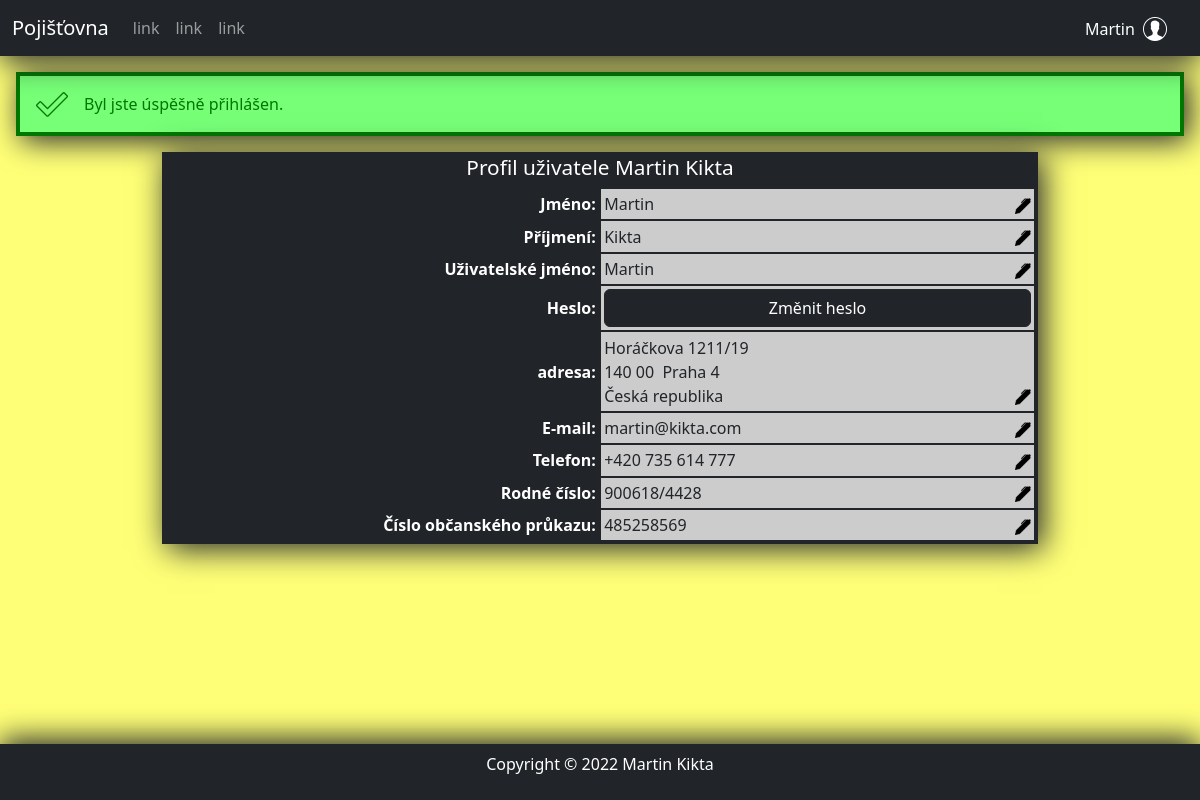
The page /profile/135 (signed in) on the database its author committed.
### tables this page shows
CREATE TABLE `users` (
  `users_id` int(11) NOT NULL,
  `user_name` varchar(40) NOT NULL,
  `password` varchar(255) NOT NULL,
  `admin` tinyint(1) NOT NULL
);

CREATE TABLE `persons` (
  `persons_id` int(11) NOT NULL,
  `first_name` varchar(40) NOT NULL,
  `last_name` varchar(40) NOT NULL,
  `date_of_birth` date NOT NULL,
  `contact` int(11) NOT NULL,
  `address` int(11) DEFAULT NULL,
  `user` int(11) DEFAULT NULL,
  `identity_card_number` varchar(10) NOT NULL,
  `national_id_number` varchar(10) NOT NULL
);

### index.php (called while the page is built, shortened)
<?php
    $router = new RouterController();
    $router->work(array($_SERVER['REQUEST_URI']));
    $router->writeView();

### Controllers/ProfileController.php (called while the page is built, shortened)
<?php
class ProfileController extends Controller
{
    public PersonManager $personManager;
    public ContactManager $contactManager;
    public AddressManager $addressManager;
    public UserManager $userManager;
    public AreaCodeManager $areaCodeManager;
    public StateManager $stateManager;
    public function work($parameters): void
    {
        $this->personManager = new PersonManager();
        $this->contactManager = new ContactManager();
        $this->areaCodeManager = new AreaCodeManager();
        $this->addressManager = new AddressManager();
        $this->stateManager = new StateManager();
        $this->userManager = new UserManager();
        if (isset($parameters[0]) && is_numeric($parameters[0])) {
            $personId = $parameters[0];
            $this->person = $this->getAllclientData($personId);
        } else {
            $this->redirect("chyba");
        }
        $user = $this->userManager->getLoggedUser();
    }
    public function getAllclientData($personId): array
    {
        try {
            $person = $this->personManager->getPerson($personId, "*");
            $contact = $this->contactManager->getContact($person["contact"], "*");
            $areaCode = $this->areaCodeManager->getAreaCode($contact["area_code"], "*");
            $address = $this->addressManager->getAddress($person["address"], "*");
            $state = $this->stateManager->getState($address["state"]);
            if ($person["user"]) {
                $user = $this->userManager->getUser($person["user"], "*");
            } else {
                $user = array("user_name" => "");
            }
            $address["ZIP"] = Formater::formatZIP($address["ZIP"]);
            $contact["phone"] = Formater::formatPhoneNumber($contact["phone"]);
            $contact["area_code"] = $contact["phone"];
            $person["national_id_number"] = Formater::formatNationalIdNumber($person["national_id_number"]);
            return array_merge($person, $contact, $areaCode, $address, $state, $user);
        } catch (Exception $error) {
            $this->addMessage($error->getCode() . "Nepodařilo se načíst data!", TypeOfMessage::ERROR);
            $this->redirect("chyba");
        }
    }
}

### Models/UserManager.php (called while the page is built, shortened)
<?php
    class UserManager
    {
        public function getLoggedUser() : ?array
        {
            if (isset($_SESSION['user']))
                return $_SESSION['user'];
            return null;
        }
        public function getUser(int $id, ...$columns ) : ?array{
            $columns=implode(", ", $columns);
            $user=Mysql::oneRow(
                "SELECT ".$columns." FROM users
                WHERE users_id = ?",
                array($id),
                PDO::FETCH_ASSOC
            );
            return (empty($user)) ? null : $user;
        }
    }

### Models/Mysql.php (called while the page is built, shortened)
<?php
  class Mysql{
    public static PDO $connection;
    private static array $settings = array(
      PDO::ATTR_ERRMODE => PDO::ERRMODE_EXCEPTION,
      PDO::MYSQL_ATTR_INIT_COMMAND => "SET NAMES utf8",
      PDO::ATTR_EMULATE_PREPARES => false,
    );
    public static function connect(string $host, string $user, string $password, string $databaze) : void
    {
      if (!isset(self::$connection)){
        self::$connection = @new PDO(
          "mysql:host=$host;dbname=$databaze",
          $user,
          $password,
          self::$settings
        );
      }
    }
    public static function oneRow(string $query, array $parameters = array(), $mode = PDO::FETCH_DEFAULT) : array|bool{
      $return = self::$connection->prepare($query);
      $return->execute($parameters);
      return $return->fetch($mode);
    }
  }

### Controllers/RouterController.php (called while the page is built, shortened)
<?php
    class RouterController extends Controller
    {
        protected Controller $controller;
        public function work(array $parameters) : void
        {
            $devidedPath = $this->parseURL($parameters[0]);
            $classOfController = $this->dashesToCamelCase(array_shift($devidedPath)) . 'Controller';
            if (file_exists('Controllers/' . $classOfController . '.php'))
                $this->controller = new $classOfController;
            else
                $this->redirect('error');
            $this->controller->work($devidedPath);
        }
        private function parseURL(string $url) : array
        {
            $parsedURL = parse_url($url);
            $parsedURL["path"] = ltrim($parsedURL["path"], "/");
            $parsedURL["path"] = trim($parsedURL["path"]);
            $devidedPath = explode("/", $parsedURL["path"]);
            return $devidedPath;
        }
        private function dashesToCamelCase(string $text) : string
        {
            $sentence = str_replace('-', ' ', $text);
            $sentence = ucwords($sentence);
            $sentence = str_replace(' ', '', $sentence);
            return $sentence;
        }
    }

### Models/PersonManager.php (called while the page is built, shortened)
<?php
class personManager
{
    public function getPerson(int $id, ...$columns) : ?array
    {
        $columns=implode(", ", $columns);
        try {
            $person = Mysql::oneRow('SELECT '.$columns.' FROM persons
                WHERE persons_id = ?;',
                array($id), PDO::FETCH_ASSOC
            );
        } catch (Exception $error) {
            throw new UserException('Došlo k chybě databáze.', 40901);
        }
        return (empty($person)) ? null : $person;
    }
}

### Models/Formater.php (called while the page is built, shortened)
<?php
class Formater{
    public static function formatNationalIdNumber(string $nationalIdNumber) : string
    {
        $beforeSlash=mb_substr($nationalIdNumber, 0,6);
        $afterSlash=mb_substr($nationalIdNumber, 6,4);
        return $beforeSlash."/".$afterSlash;
    }
}

### Views/profile.phtml (the view, shortened to what this page needs)
<div class="profile-table container">
    <h2 class="text-white text-center">Profil uživatele <?= $person["first_name"] ?> <?= $person["last_name"] ?> </h2>
    <div class="row user-row bg-dark">
        <div class="th col-6">Jméno:</div>
        <div class="td col-6" id="first_name-container">
            <div>
                <span id="first_name-span">
                    <?= $person["first_name"] ?>
                </span>
            </div>
            <a href="javascript: openForm('first_name-container')" class="align-self-end ms-auto <?= $edit["first_name"] ?>"><img src="img/pen.png" alt="editovat" class="icon"></a>
        </div>
        <div class="th col-6">Příjmení:</div>
        <div class="td col-6" id="last_name-container">
            <div>
                <span id="last_name-span">
                    <?= $person["last_name"] ?>
                </span>
            </div>
            <a href="javascript: openForm('last_name-container')" class="align-self-end ms-auto <?= $edit["last_name"] ?>"><img src="img/pen.png" alt="editovat" class="icon"></a>
        </div>
        <div class="th col-6" id="user_name-th">Uživatelské jméno:</div>
        <div class="td col-6" id="user_name-container">
            <div>
                <span id="user_name-span">
                    <?= $person["user_name"] ?>
                </span>
            </div>
            <a href="javascript: openForm('user_name-container')" class="align-self-end ms-auto <?= $edit["user_name"] ?>"><img src="img/pen.png" alt="editovat" class="icon"></a>
        </div>
        <div class="th col-6"id="password-th">Heslo:</div>
        <div class="td col-6" id="password-container">
            <a href="javascript: openForm('password-container')" class="btn btn-dark w-100">Změnit heslo</a>
        </div>
        <div class="th col-6">adresa:</div>
        <div class="td col-6 m-0" id="address">
            <address class="mb-0">
                <span id="street_and_number-span">
                    <?= $person["street_and_number"] ?>
                </span>
                <br>
                <span id="ZIP-span"><?= $person["ZIP"] ?></span>&nbsp;
                <span id="city-span"><?= $person["city"] ?></span>
                <br>
                <span id="state-span" data-index="<?= $person["state"] ?>"><?= $person["state_name"] ?></span>
            </address>
            <a href="javascript: openForm('address')" class="align-self-end ms-auto <?= $edit["address"] ?>"><img src="img/pen.png" alt="editovat" class="icon"></a>
        </div>
        <div class="th col-6">E-mail:</div>
        <div class="td col-6" id="mail-container">
            <div>
                <span id="mail-span">
                    <?= $person["mail"] ?>
                </span>
            </div>
            <a href="javascript: openForm('mail-container')" class="align-self-end ms-auto <?= $edit["mail"] ?>"><img src="img/pen.png" alt="editovat" class="icon"></a>
        </div>
        <div class="th col-6">Telefon:</div>
        <div class="td col-6" id="phone-container">
            <div>
                <span id="area_code-span" data-index="<?= $person["area_code_id"] ?>">
                    <?= $person["area_code"] ?>
                </span>
                <span id="phone-span">
                    <?= $person["phone"] ?>
                </span>
            </div>
            <a href="javascript: openForm('phone-container')" class="align-self-end ms-auto <?= $edit["phone"] ?>"><img src="img/pen.png" alt="editovat" class="icon"></a>
        </div>
        <div class="th col-6">Rodné číslo:</div>
        <div class="td col-6" id="national_id_number-container">
            <div>
                <span id="national_id_number-span">
                    <?= $person["national_id_number"] ?>
                </span>
            </div>
            <a href="javascript: openForm('national_id_number-container')" class="align-self-end ms-auto <?= $edit["national_id_number"] ?>"><img src="img/pen.png" alt="editovat" class="icon"></a>
        </div>
        <div class="th col-6">Číslo občanského průkazu:</div>
        <div class="td col-6" id="identity_card_number-container">
            <div>
                <span id="identity_card_number-span">
                    <?= $person["identity_card_number"] ?>
                </span>
            </div>
            <a href="javascript: openForm('identity_card_number-container')" class="align-self-end ms-auto <?= $edit["identity_card_number"] ?>"><img src="img/pen.png" alt="editovat" class="icon"></a>
        </div>
    </div>
</div>

### Views/index.phtml (shortened to what this page needs)
<!DOCTYPE html>
<html lang="cs-cz">
<head>
    <link rel="stylesheet" href="bootstrap/css/bootstrap-grid.css" type="text/css" />
    <link rel="stylesheet" href="bootstrap/css/bootstrap.css" type="text/css" />
    <link rel="stylesheet" href="bootstrap/css/bootstrap-reboot.css" type="text/css" />
    <link rel="stylesheet" href="bootstrap/css/bootstrap-utilities.css" type="text/css" />
    <link rel="stylesheet" href="style.css" type="text/css" />
</head>
<body>
    <nav class="navbar navbar-expand-md navbar-dark bg-dark">
        <div class="container-fluid">
            <a class="navbar-brand" href="pojisteni">Pojišťovna</a>
            <?php if (!$user) : ?>
                <div class="order-md-last ms-auto me-2 dropdown">
                    <button data-bs-toggle="dropdown" type="button" class="btn btn-dark" aria-expanded="false">
                        <span class="align-middle d-none d-md-inline me-1 fw-bold">Přihlásit se</span>
                        <img class="menu-icon" src="img/user.png" alt="">
                    </button>
                    <div class="dropdown-menu dropdown-menu-dark dropdown-menu-end p-3 text-right">
                        <form method="POST" action="login" novalidate="novalidate">
                            <div class="mb-1">
                                <label for="user_name" class="text-white form-label">uživatelské jméno:</label>
                                <input type="text" name="user_name" id="user_name" class="form-control">
                            </div>
                            <div class="mb-1">
                                <label for="password" class="text-white form-label">heslo:</label>
                                <input type="password" id="password" name="password" class="mb-2 form-control">
                            </div>
                            <button type="submit" class="btn btn-sm btn-primary">Přihlásit</button>
                        </form>
                    </div>
                </div>
            <?php else : ?>
                <div class="dropdown order-md-last ms-auto me-2">
                    <button data-bs-toggle="dropdown" type="button" class="btn btn-dark" aria-expanded="false">
                        <span class="align-middle d-none d-md-inline me-1"><?= $user["user_name"] ?></span>
                        <img class="menu-icon" src="img/user.png" alt="">
                    </button>
                </div>
            <?php endif; ?>
            <div class="collapse navbar-collapse" id="navigation">
                <ul class="navbar-nav me-auto mb-2 mb-md-0">
                    <li class="nav-item">
                        <a href="" class="nav-link">link</a>
                    </li>
                    <li class="nav-item">
                        <a href="" class="nav-link">link</a>
                    </li>
                    <li class="nav-item">
                        <a href="" class="nav-link">link</a>
                    </li>
                </ul>
            </div>
        </div>
    </nav>
    <div class="messages" id ="messages">
        <?php foreach ($messages as $message) : ?>
            <p class="<?= $message["type"]->name ?>" onClick = "closser(this);">
                <?= $message["text"] ?>
            </p>
        <?php endforeach ?>
    </div>
    <main>
        <?php $this->controller->writeView(); ?>
    </main>
    <footer class="bg-dark p-2 text-white text-center">
        <p>
            Copyright © 2022 Martin Kikta
        </p>
    </footer>
</body>
</html>

### style.css (style rules this page uses)
body { min-height: 100vh; background-color: #ffff77; box-sizing: border-box; display: flex; flex: 1; flex-direction: column; }
main { display: flex; flex-direction: column; flex: 1; padding: 1rem; }
footer { box-shadow: 0px -5px 30px #212529; }
.navbar { box-shadow: 0px 5px 30px #212529; }
.container { box-shadow: 5px 5px 30px #212529; }
h2 { font-size: 1.3rem; }
.SUCCESS { background-color: #77ff77; color: #007700; padding: 1rem; margin: 1rem 1rem 0 1rem; border: 4px solid #007700; box-shadow: 5px 5px 30px #212529; background-image: url(img/success_icon.png); background-repeat: no-repeat; background-size: 2em; background-position: 1em, top; padding-left: 4em; cursor: hand; cursor: pointer; }
.icon { height: 1rem; }
.menu-icon { height: 1.5rem; }
.th { justify-content: end; font-weight: bold; color: #ffffff; background-color: #212529; text-align: right; }
.user-row { background-color: green; padding: 0; }
.user-row:nth-child(even) .td { background-color: #cccccc; }
.td, .th { border: 1px solid #212529; display: flex; flex-direction: row; align-items: center; padding: 0.2rem; }
.user-row .th { color: #ffffff; }
.profile-table .row { background-color: #cccccc; }
.profile-table { border: 3px solid #212529; background-color: #212529; height: max-content; padding: -1px 10px; }
@media (min-width: 768px) { .profile-table { width: 75%; } }

### rows shown on the page
users: user_name "Martin"
persons: first_name "Martin", last_name "Kikta", identity_card_number "485258569"

### other values the page prints
$message["text"] "Byl jste úspěšně přihlášen."
$person["street_and_number"] "Horáčkova 1211/19"
$person["ZIP"] "140 00"
$person["city"] "Praha 4"
$person["state_name"] "Česká republika"
$person["mail"] "martin@kikta.com"
$person["area_code"] "+420"
$person["phone"] "735 614 777"
$person["national_id_number"] "900618/4428"
